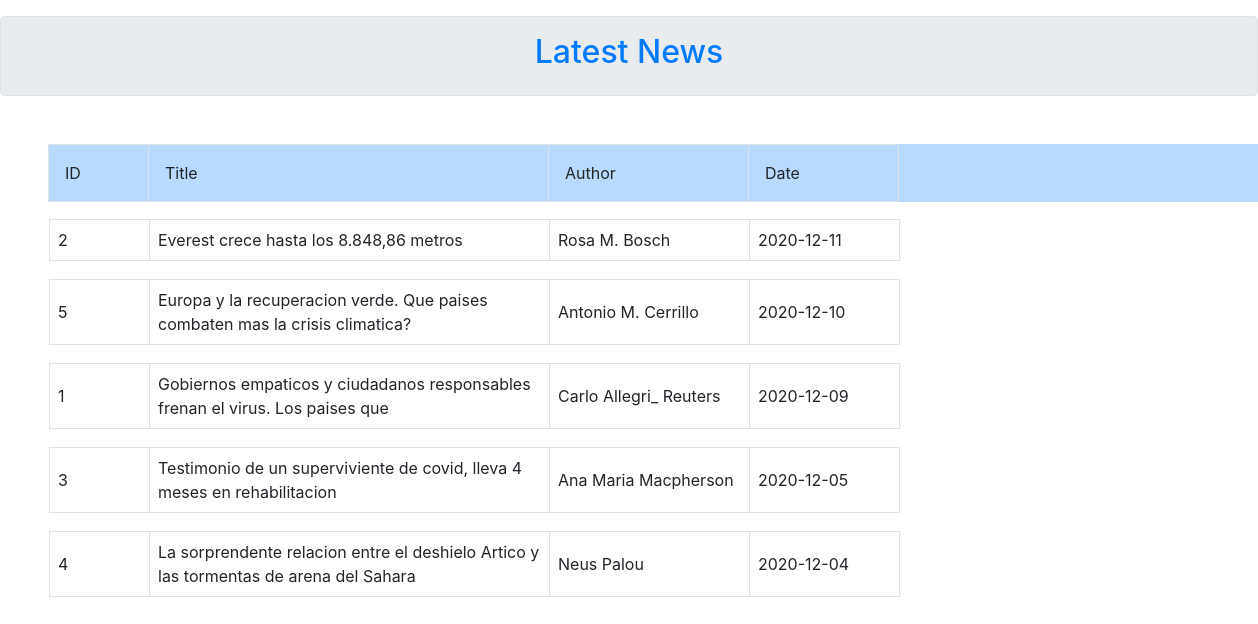
/body.php, run on the app's committed database.
### tables this page shows
CREATE TABLE `LIST_NEWS` (
  `ID` int(10) NOT NULL,
  `TITLE` varchar(100) NOT NULL,
  `CONTENT` varchar(300) NOT NULL,
  `AUTHOR` varchar(100) NOT NULL,
  `DATE` date NOT NULL,
  `LIKES` int(100) NOT NULL
);

### body.php (the view, shortened to what this page needs)
<!DOCTYPE html>
<html lang="en">
<head>
    <link rel="stylesheet" href="https://stackpath.bootstrapcdn.com/bootstrap/4.5.2/css/bootstrap.min.css"
>
</head>
<body>
    <div class="jumbotron text-center p-3 my-3 border">
        <h2 class="text-primary">Latest News</h2>
    </div>
    <br>
    <?php
    $conn=create_connection();
    $result =mysqli_query($conn, " SELECT*FROM LIST_NEWS WHERE ID<=5 ORDER BY DATE DESC; ");
    if(!$result){
        echo "Error query:" . mysqli_error($conn);
    }else{?>
    <table class="table table-primary d-flex align-content-start my-2 ml-5 ">
        <tr>
            <td class="p-3 border" width="100">ID</td>
            <td class="p-3 border" width="400">Title</td>
            <td class="p-3 border" width="200">Author</td>
            <td class="p-3 border" width="150" >Date</td>
        </tr>
    </table>
    <?php
  while($row=$result->fetch_assoc()){?>
    <table>
        <tr>
            <td>
                <table class="d-flex align-content-around my-2 pl-5 pr-2">
                    <tr>
                        <td class="p-2 border" width="100"><?php echo $row["ID"]?></td>
                        <td class="p-2 border" width="400"><?php echo $row["TITLE"]?></td>
                        <td class="p-2 border" width="200"><?php echo $row["AUTHOR"]?></td>
                        <td class="p-2 border" width="150"><?php echo $row["DATE"]?></td>
                    </tr>
                </table>
        </tr>
    </table>
    <?php
  }
}
?>
</body>
</html>

### data on the page
list_news: ID "2", TITLE "Everest crece hasta los 8.848,86 metros", AUTHOR "Rosa M. Bosch", DATE "2020-12-11"
list_news: ID "5", TITLE "Europa y la recuperacion verde. Que paises combaten mas la crisis climatica?", AUTHOR "Antonio M. Cerrillo", DATE "2020-12-10"
list_news: ID "1", TITLE "Gobiernos empaticos y ciudadanos responsables frenan el virus. Los paises que", AUTHOR "Carlo Allegri_ Reuters", DATE "2020-12-09"
list_news: ID "3", TITLE "Testimonio de un superviviente de covid, lleva 4 meses en rehabilitacion", AUTHOR "Ana Maria Macpherson", DATE "2020-12-05"
list_news: ID "4", TITLE "La sorprendente relacion entre el deshielo Artico y las tormentas de arena del Sahara", AUTHOR "Neus Palou", DATE "2020-12-04"
